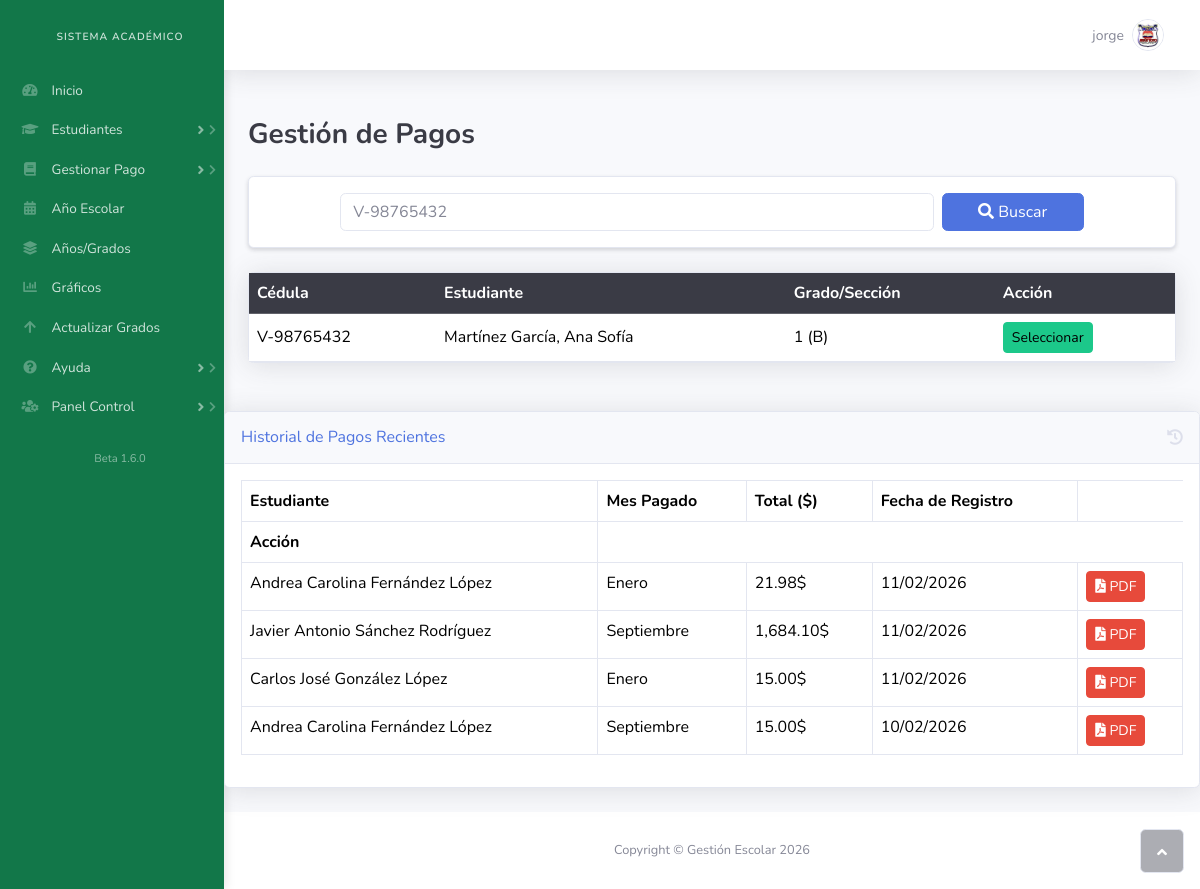
The page /pagos.php?busqueda=V-98765432 (signed in) on the database as committed earlier.
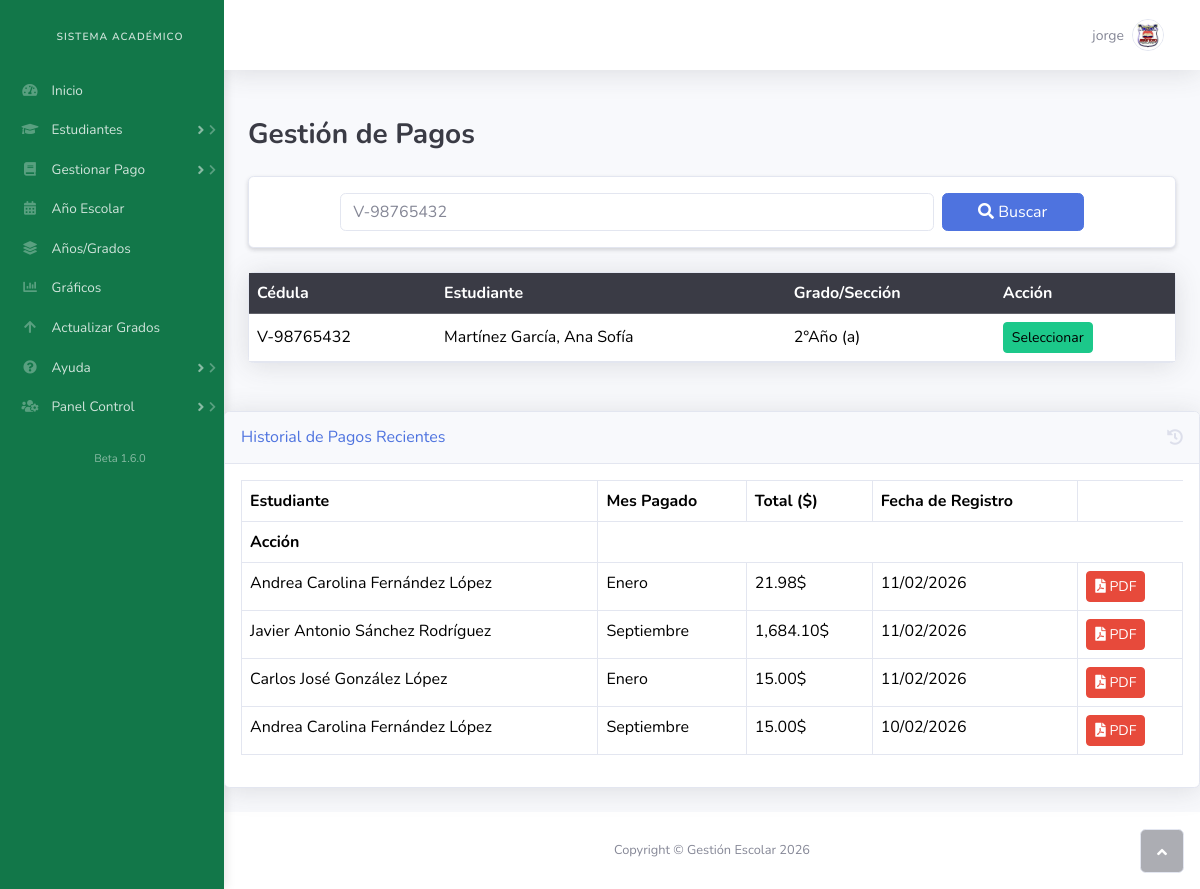
The same page on the database as committed later.
### tables this page shows
CREATE TABLE `estudiantes` (
  `id` int(11) NOT NULL AUTO_INCREMENT,
  `representante_id` int(11) DEFAULT NULL,
  `cedula` varchar(20) NOT NULL,
  `nombres` varchar(100) NOT NULL,
  `apellidos` varchar(100) NOT NULL,
  `sexo` enum('masculino','femenino') NOT NULL,
  `fecha_nacimiento` date NOT NULL,
  `edad` int(11) NOT NULL,
  `telefono` varchar(20) DEFAULT NULL,
  `observaciones` text DEFAULT NULL,
  `estado` varchar(100) NOT NULL,
  `municipio` varchar(100) NOT NULL,
  `localidad` varchar(100) NOT NULL,
  `plantel_procedencia` varchar(100) DEFAULT NULL,
  PRIMARY KEY (`id`)
);

CREATE TABLE `grados` (
  `id` int(11) NOT NULL AUTO_INCREMENT,
  `nombre` varchar(255) NOT NULL,
  PRIMARY KEY (`id`)
);

CREATE TABLE `datos_academicos` (
  `id` int(11) NOT NULL AUTO_INCREMENT,
  `estudiante_id` int(11) NOT NULL,
  `fecha_ingreso` date NOT NULL,
  `escolaridad` enum('regular','pendiente','repitiente','doble_inscripcion','repite_pendiente','equivalencia') NOT NULL,
  `anio_grado_id` int(11) NOT NULL,
  `seccion` varchar(50) NOT NULL,
  `anio_escolar_id` int(11) NOT NULL,
  `promedio` decimal(5,2) DEFAULT NULL,
  PRIMARY KEY (`id`),
  KEY `estudiante_id` (`estudiante_id`),
  KEY `datos_academicos_ibfk_2` (`anio_grado_id`),
  CONSTRAINT `datos_academicos_ibfk_1` FOREIGN KEY (`estudiante_id`) REFERENCES `estudiantes` (`id`),
  CONSTRAINT `datos_academicos_ibfk_2` FOREIGN KEY (`anio_grado_id`) REFERENCES `anios_grados` (`id`)
);

### pagos.php (the view, shortened to what the changed rows need)
<?php
include 'db.php';
$sql_historial = "SELECT p.*, e.nombres, e.apellidos
                  FROM pagos p
                  JOIN estudiantes e ON p.estudiante_id = e.id
                  ORDER BY p.fecha_pago DESC LIMIT 5";
$historial_reciente = $conn->query($sql_historial);
$busqueda = $_GET["busqueda"] ?? null;
$estudiante_id = $_GET["estudiante_id"] ?? null;
$result_estudiantes = null;
if (!empty($busqueda)) {
    $termino = "%" . $conn->real_escape_string($busqueda) . "%";
    $sql_estudiantes = "SELECT
                        e.id, e.cedula, e.nombres, e.apellidos,
                        g.nombre as grado_nombre, da.seccion
                        FROM estudiantes e
                        INNER JOIN datos_academicos da ON e.id = da.estudiante_id
                        INNER JOIN anios_grados ag ON da.anio_grado_id = ag.id
                        INNER JOIN grados g ON ag.grado_id = g.id
                        WHERE e.cedula LIKE '$termino'
                        OR e.nombres LIKE '$termino'
                        OR e.apellidos LIKE '$termino'
                        ORDER BY e.apellidos ASC LIMIT 10";
    $result_estudiantes = $conn->query($sql_estudiantes);
}
?>
<!DOCTYPE html>
<html data-bs-theme="light" lang="en">
<head>
    <link rel="stylesheet" href="assets/bootstrap/css/bootstrap.min.css">
    <link rel="stylesheet" href="assets/fonts/fontawesome-all.min.css">
</head>
<body id="page-top">
    <div id="wrapper">
        <div class="d-flex flex-column" id="content-wrapper">
            <div id="content">
                <div class="d-flex flex-column" id="content-wrapper">
            <div id="content">
        <div class="container-fluid py-4">
            <?php if ($result_estudiantes && !$estudiante_id): ?>
                <div class="card shadow mb-4">
                    <div class="table-responsive">
                        <table class="table table-hover align-middle mb-0">
                            <thead class="table-dark">
                                <tr>
                                    <th>Cédula</th>
                                    <th>Estudiante</th>
                                    <th>Grado/Sección</th>
                                    <th>Acción</th>
                                </tr>
                            </thead>
                            <tbody>
                                <?php while ($e = $result_estudiantes->fetch_assoc()): ?>
                                    <tr>
                                        <td><?= $e['cedula'] ?></td>
                                        <td><?= $e['apellidos'] . ", " . $e['nombres'] ?></td>
                                        <td><?= $e['grado_nombre'] . " (" . $e['seccion'] . ")" ?></td>
                                        <td>
                                            <a href="pagos.php?estudiante_id=<?= $e['id'] ?>&busqueda=<?= $busqueda ?>"
                                               class="btn btn-sm btn-success">Seleccionar</a>
                                        </td>
                                    </tr>
                                <?php endwhile; ?>
                            </tbody>
                        </table>
                    </div>
                </div>
            <?php endif; ?>
        </div>
    </div>
<div class="card shadow mb-4">
    <div class="card-body">
        <div class="table-responsive">
            <table class="table table-bordered table-hover" width="100%" cellspacing="0">
                <thead class="bg-light">
                    <tr>
                        <th>Estudiante</th>
                        <th>Mes Pagado</th>
                        <th>Total ($)</th>
                        <th>Fecha de Registro</th>
                    </tr>
                </thead>
                <tbody>
                    <?php if ($historial_reciente && $historial_reciente->num_rows > 0): ?>
                        <th>Acción</th>
                    <?php else: ?>
                        <tr><td colspan="4" class="text-center">No hay pagos registrados recientemente.</td></tr>
                    <?php endif; ?>
                </tbody>
            </table>
        </div>
    </div>
</div>
        </div>
    </div>
</body>
</html>

Rows that differ between the two databases and show on the page:
changed estudiantes "Martínez García": grados.nombre "1" → "2°Año"; datos_academicos.seccion "B" → "a"
